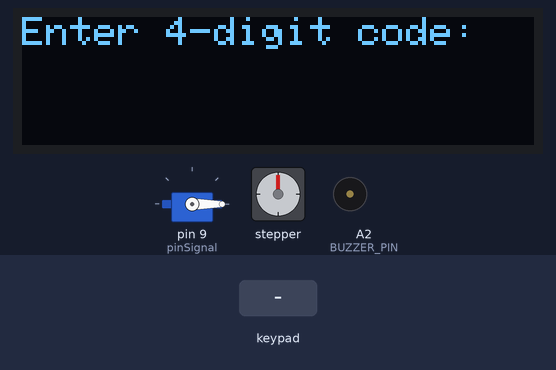
The sketch below on a simulated Arduino Uno, built with avr-gcc and run on an emulated ATmega328P. On the bench: 128×32 one-colour display, servo, stepper motor, buzzer (waves = sounding, pin HIGH). The test bench sets the inputs (shaded band). Stepper angles assume 2038 steps per turn; what the sketch prints to the serial monitor is not drawn.

Above: at 1.2 s.
1.3 s: keypad keys 8 7 6 5 # pressed 0.4 s apart
At 1.51 s:
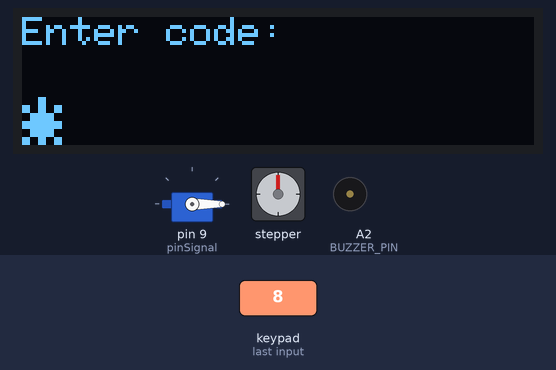
At 3.07 s:
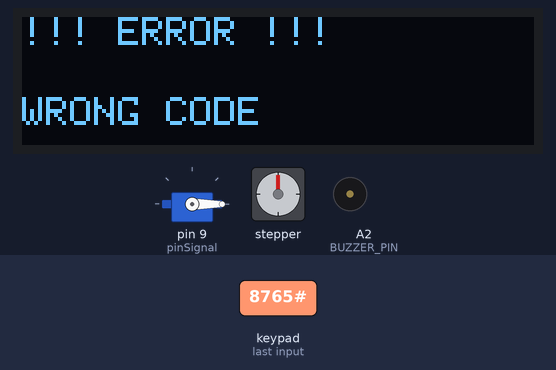
4.8 s: keypad keys 1 2 3 4 # pressed 0.4 s apart
At 7.6 s:
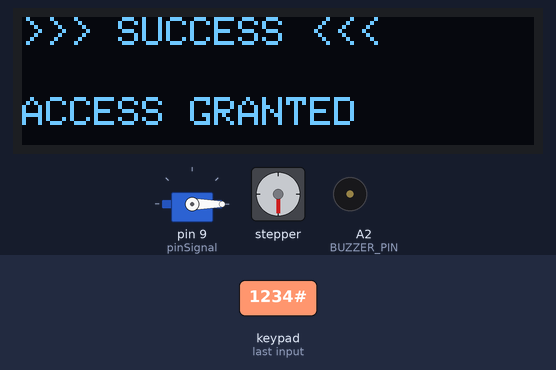
Timing chart, 0 to 9.1 s (numbered marks = the images above; inputs shaded):
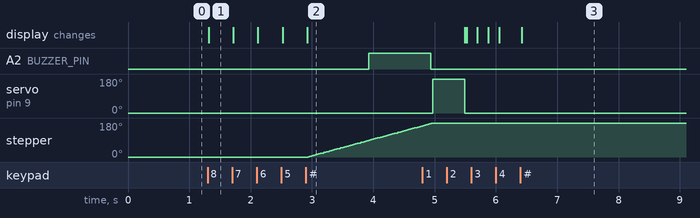

The sketch:

sketch_may16a.ino
```cpp
#include <Stepper.h>
#include <Servo.h>
#include <Wire.h>
#include <Adafruit_GFX.h>
#include <Adafruit_SSD1306.h>
#include <Keypad.h>

// display
#define SCREEN_WIDTH 128
#define SCREEN_HEIGHT 32
#define OLED_RESET -1
Adafruit_SSD1306 display(SCREEN_WIDTH, SCREEN_HEIGHT, &Wire, OLED_RESET);

// stepper
const int stepsPerRevolution = 2038;
Stepper myStepper = Stepper(stepsPerRevolution, A0, 11, 12, 10);

// servo
Servo myServo;
const int pinSignal = 9;

// keypad
const byte ROWS = 4;
const byte COLS = 4;
char hexaKeys[ROWS][COLS] = {
  { '1', '2', '3', 'A' },
  { '4', '5', '6', 'B' },
  { '7', '8', '9', 'C' },
  { '*', '0', '#', 'D' }
};
byte rowPins[ROWS] = { 8, 7, 6, 5 };
byte colPins[COLS] = { 4, 3, 2, A3 };
Keypad sixteenKeypad = Keypad(makeKeymap(hexaKeys), rowPins, colPins, ROWS, COLS);

// code logic
const String SECRET_CODE = "1234";
String inputCode = "";
const int BUZZER_PIN = A2;
bool programDone = false;

void setup() {
  Serial.begin(9600);
  Wire.begin();
  Wire.setClock(100000);

  if (!display.begin(SSD1306_SWITCHCAPVCC, 0x3C)) {
    Serial.println("Display not found!");
    for (;;);
  }
  Serial.println("Display OK");

  myServo.attach(pinSignal);
  myServo.write(0);
  pinMode(BUZZER_PIN, OUTPUT);
  myStepper.setSpeed(15);

  showPrompt();
}

void loop() {
  if (programDone) return;

  char key = sixteenKeypad.getKey();
  if (!key) return;

  if (key == '#' || key == '*') {
    if (inputCode.length() == 0) return;
  }

  if (key == '*') {
    inputCode.remove(inputCode.length() - 1);
    showInput();
    return;
  }

  if (key == '#') {
    if (inputCode.length() != 4) {
      showMessage("Need 4 digits!", true);
      delay(1500);
      inputCode = "";
      showPrompt();
      return;
    }
    checkCode();
    return;
  }

  if (inputCode.length() < 4) {
    inputCode += key;
    showInput();
  }
}

void checkCode() {
  if (inputCode == SECRET_CODE) {
    showMessage("ACCESS GRANTED", false);
    Serial.println("Correct code entered.");
    programDone = true;
  } else {
    showMessage("WRONG CODE", true);
    Serial.println("Wrong code: " + inputCode);
    triggerWrongCode();
    inputCode = "";
    showPrompt();
  }
}

void triggerWrongCode() {
  unsigned long buzzerToggle = millis();
  bool buzzerOn = false;

  int stepperStepsLeft = stepsPerRevolution / 2;

  while (stepperStepsLeft > 0) {
    if (millis() - buzzerToggle >= 1000) {
      buzzerOn = !buzzerOn;
      digitalWrite(BUZZER_PIN, buzzerOn ? HIGH : LOW);
      buzzerToggle = millis();
    }

    int chunk = min(4, stepperStepsLeft);
    myStepper.step(chunk);
    stepperStepsLeft -= chunk;
  }

  int servoPos = 0;
  int servoDir = 1;
  unsigned long servoNextMove = millis();
  unsigned long servoStart = millis();

  myServo.write(180);
  delay(500);

while (servoPos <= 0) {
  if (millis() - buzzerToggle >= 1000) {
    buzzerOn = !buzzerOn;
    digitalWrite(BUZZER_PIN, buzzerOn ? HIGH : LOW);
    buzzerToggle = millis();
  }

  if (millis() >= servoNextMove) {
    myServo.write(servoPos);
    servoPos++;
    servoNextMove = millis() + 50;
  }
}

digitalWrite(BUZZER_PIN, LOW);
myServo.write(180);

  digitalWrite(BUZZER_PIN, LOW);
  myServo.write(0);
}

void showPrompt() {
  display.clearDisplay();
  display.setTextColor(SSD1306_WHITE);
  display.setTextSize(1);
  display.setCursor(0, 0);
  display.print("Enter 4-digit code:");
  display.display();
}

void showInput() {
  display.clearDisplay();
  display.setTextColor(SSD1306_WHITE);
  display.setTextSize(1);
  display.setCursor(0, 0);
  display.print("Enter code:");
  display.setTextSize(2);
  display.setCursor(0, 20);
  for (int i = 0; i < inputCode.length(); i++) {
    display.print("* ");
  }
  display.display();
}

void showMessage(String msg, bool isError) {
  display.clearDisplay();
  display.setTextColor(SSD1306_WHITE);
  display.setTextSize(1);
  display.setCursor(0, 0);
  display.print(isError ? "!!! ERROR !!!" : ">>> SUCCESS <<<");
  display.setTextSize(1);
  display.setCursor(0, 20);
  display.print(msg);
  display.display();
}
```

Measured:
- after the input at 1.3 s, A2 (BUZZER_PIN): LOW → HIGH after 2.6 s; stepper: keeps turning clockwise at about 89°/s, starting after 1.6 s; the display: changes at once (image 1)
- after the input at 4.8 s, the display: first differs from a run without the input after 0.72 s (image 3 shows a later state)
